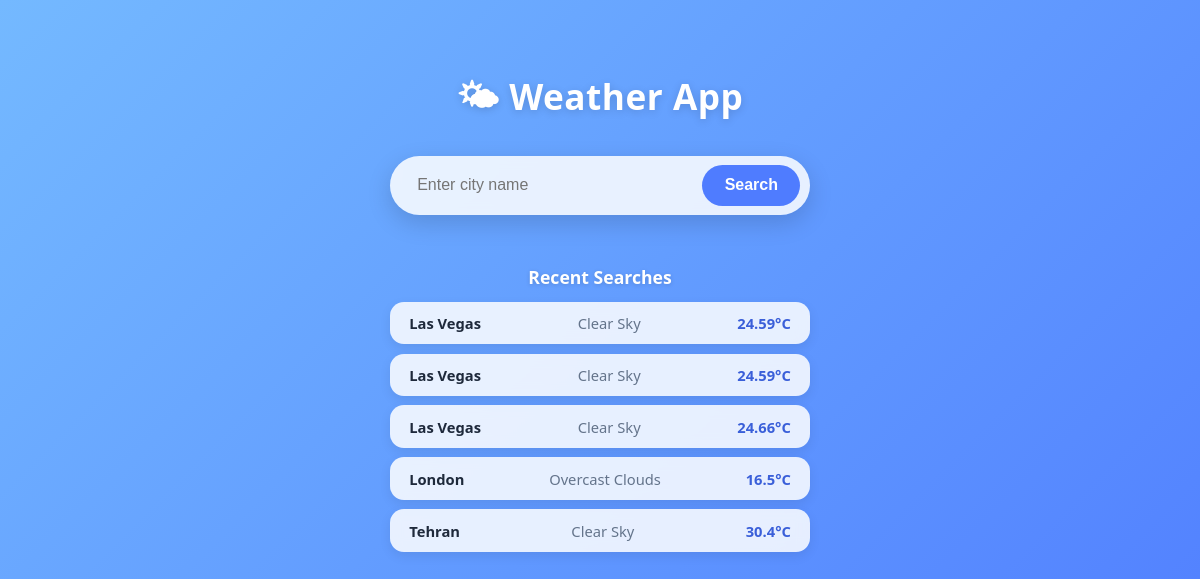
The page / on the database its author committed.
### main/models.py (models this page shows, shortened)
class SearchHistory(models.Model):
    city_name = models.CharField(max_length=100)
    temperature = models.FloatField(null=True, blank=True)
    feels_like = models.FloatField(null=True, blank=True)
    temp_min = models.FloatField(null=True, blank=True)
    temp_max = models.FloatField(null=True, blank=True)
    humidity = models.IntegerField(null=True, blank=True)
    pressure = models.IntegerField(null=True, blank=True)
    cloudiness = models.IntegerField(null=True, blank=True)
    description = models.CharField(max_length=255, null=True, blank=True)
    wind_speed = models.FloatField(null=True, blank=True)
    wind_direction = models.CharField(max_length=5, null=True, blank=True)
    visibility = models.IntegerField(null=True, blank=True)
    sunrise = models.CharField(max_length=10, null=True, blank=True)
    sunset = models.CharField(max_length=10, null=True, blank=True)
    latitude = models.FloatField(null=True, blank=True)
    longitude = models.FloatField(null=True, blank=True)
    searched_at = models.DateTimeField(auto_now_add=True)
    uv_index = models.IntegerField(null=True , blank=True)
    aqi = models.IntegerField(null=True, blank=True)
    aqi_category = models.CharField(max_length=40, null=True, blank=True)

### main/views.py (the view, shortened to what this page needs)
# urls.py: path('', views.index),
def index(request):
    weather = None
    error = None
    recent_searches = SearchHistory.objects.order_by('-searched_at')[:5]
    return render(request, "index.html", {
        'weather': weather,
        'error': error,
        'recent_searches': recent_searches
    })

### templates/index.html (shortened to what this page needs)
<!DOCTYPE html>
<html lang="en">
<head>
</head>
<body>
    <h1>🌤 Weather App</h1>
    <form method="post">
        <input type="text" name="city" placeholder="Enter city name" required>
        <button type="submit">Search</button>
    </form>
    {% if recent_searches %}
        <div class="recent">
            <h3>Recent Searches</h3>
            <ul>
                {% for search in recent_searches %}
                    <li>
                        <span class="city">{{ search.city_name }}</span>
                        <span class="desc">{{ search.description }}</span>
                        <span class="temp">{{ search.temperature }}°C</span>
                    </li>
                {% endfor %}
            </ul>
        </div>
    {% endif %}
</body>
</html>

### templates/index.html (style rules this page uses)
:root { --primary: #4f7cff; --primary-dark: #3a5fd9; --bg-1: #74b9ff; --bg-2: #4f7cff; --card-bg: rgba(255, 255, 255, 0.85); --text-dark: #1e293b; --text-light: #64748b; --error: #e63946; }
* { box-sizing: border-box; }
body { font-family: 'Segoe UI', Arial, sans-serif; margin: 0; min-height: 100vh; display: flex; flex-direction: column; align-items: center; padding: 3rem 1.5rem; background: linear-gradient(135deg, var(--bg-1), var(--bg-2)); color: var(--text-dark); }
h1 { color: #fff; font-size: 2.2rem; margin-bottom: 1.5rem; text-shadow: 0 2px 8px rgba(0,0,0,0.15); letter-spacing: 0.5px; }
form { display: flex; gap: 0.6rem; background: var(--card-bg); padding: 0.6rem; border-radius: 50px; box-shadow: 0 8px 24px rgba(0,0,0,0.15); backdrop-filter: blur(6px); width: 100%; max-width: 420px; }
input[type="text"] { flex: 1; padding: 0.7rem 1.1rem; border-radius: 50px; border: none; outline: none; font-size: 1rem; background: transparent; }
button { padding: 0.7rem 1.4rem; border: none; border-radius: 50px; background: var(--primary); color: white; cursor: pointer; font-size: 1rem; font-weight: 600; transition: background 0.2s ease, transform 0.15s ease; }
.recent { margin-top: 2rem; width: 100%; max-width: 420px; }
.recent h3 { color: #fff; text-align: center; margin-bottom: 0.8rem; text-shadow: 0 1px 4px rgba(0,0,0,0.15); font-size: 1.1rem; }
ul { list-style: none; padding: 0; margin: 0; display: flex; flex-direction: column; gap: 0.6rem; }
li { background: var(--card-bg); backdrop-filter: blur(6px); padding: 0.7rem 1.2rem; border-radius: 14px; display: flex; justify-content: space-between; align-items: center; box-shadow: 0 4px 12px rgba(0,0,0,0.08); font-size: 0.92rem; }
li .city { font-weight: 600; }
li .temp { font-weight: 700; color: var(--primary-dark); }
li .desc { color: var(--text-light); text-transform: capitalize; }

### rows shown on the page
SearchHistory: city_name "Las Vegas", description "Clear Sky", temperature "24.59"
SearchHistory: city_name "Las Vegas", description "Clear Sky", temperature "24.59"
SearchHistory: city_name "Las Vegas", description "Clear Sky", temperature "24.66"
SearchHistory: city_name "London", description "Overcast Clouds", temperature "16.5"
SearchHistory: city_name "Tehran", description "Clear Sky", temperature "30.4"
